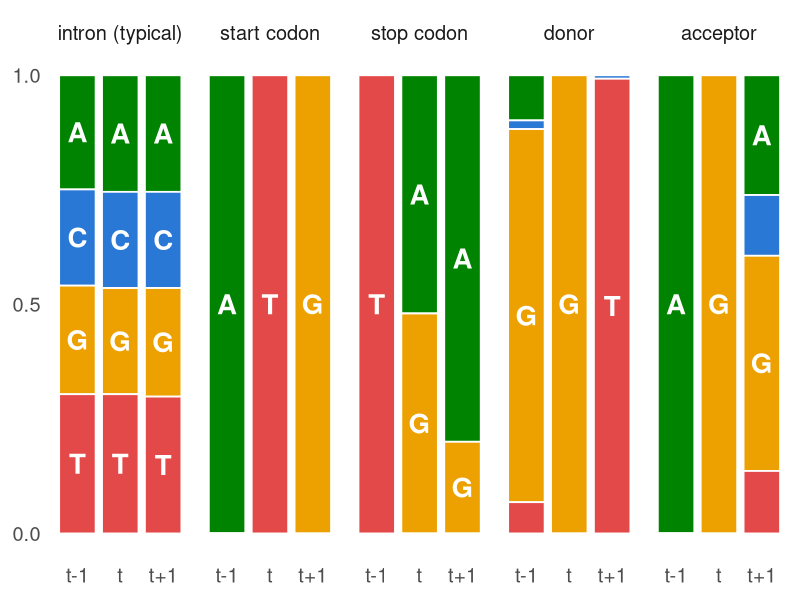
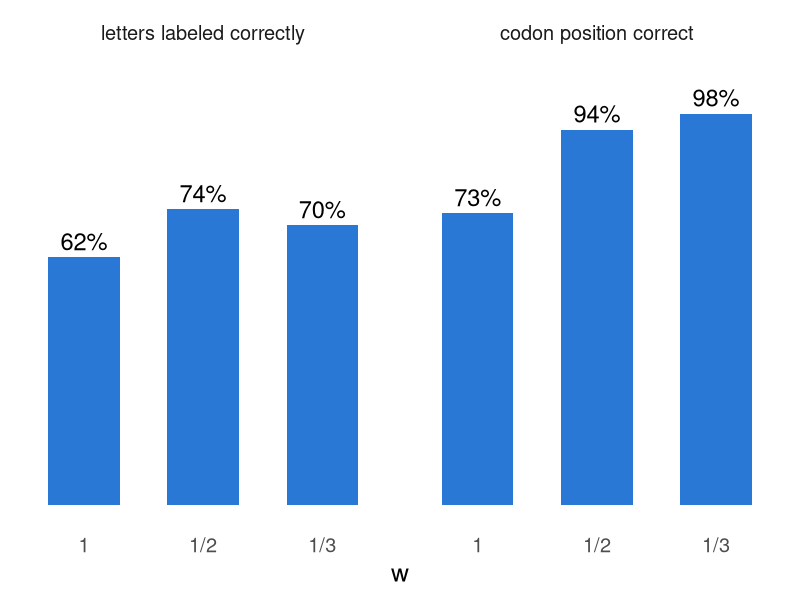
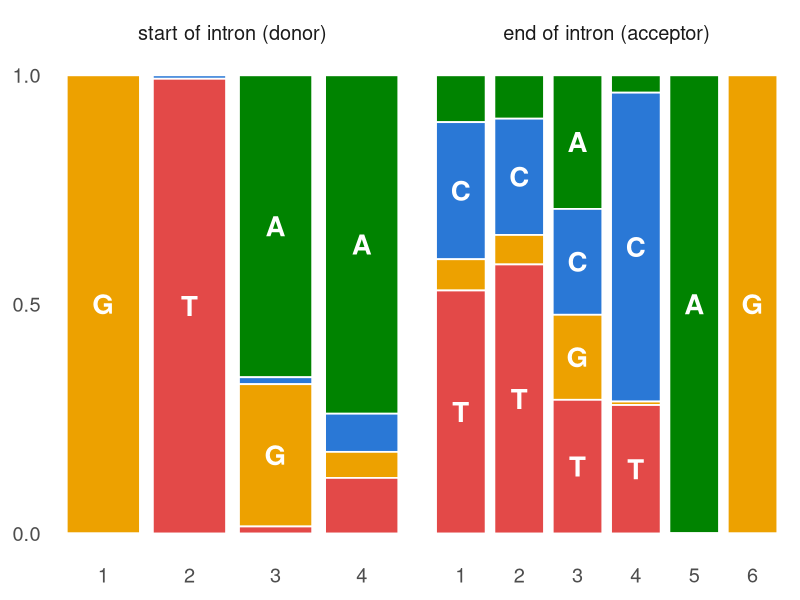
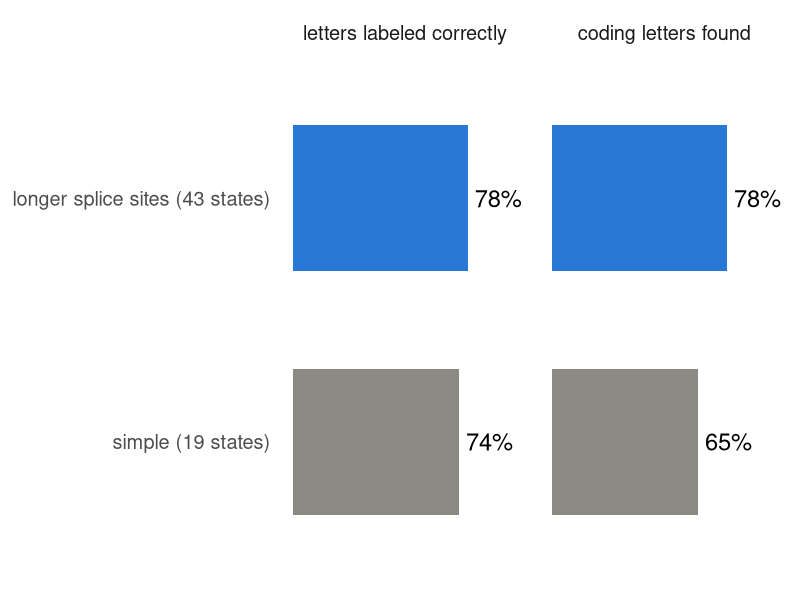

These charts were generated, in order, by the following R code:
## ---- chunk 1
library(ggplot2)
library(dplyr)
em <- read.csv("gene_finder_emissions.csv")
base_cols <- c(A = "#008300", C = "#2a78d6", G = "#eda100", T = "#e34948")
th <- theme_minimal(base_size = 18) +
  theme(panel.grid = element_blank(), legend.position = "none")

# fraction of each base at each position of the 3-mer, for a set of
# emission groups
base_composition <- function(model_name, groups, positions = 1:3) {
  em |>
    filter(model == model_name, group %in% groups) |>
    tidyr::crossing(position = positions) |>
    mutate(base = substr(kmer, position, position)) |>
    group_by(group, position, base) |>
    summarize(prob = sum(prob), .groups = "drop") |>
    mutate(group = factor(group, groups))
}

logo_bars <- function(d, x) {
  ggplot(d, aes({{ x }}, prob, fill = base)) +
    geom_col(width = .85, color = "white", linewidth = .6) +
    geom_text(aes(label = ifelse(prob > .15, base, "")),
              position = position_stack(vjust = .5),
              color = "white", size = 7, fontface = "bold") +
    scale_fill_manual(values = base_cols) +
    scale_y_continuous(breaks = c(0, .5, 1)) +
    labs(x = NULL, y = NULL) + th
}
## ---- chunk 2
groups <- c("intronic", "start2", "stop2", "donor_1", "acceptor_1")
d <- base_composition("simple", groups) |>
  mutate(group = factor(group, groups,
           c("intron (typical)", "start codon", "stop codon", "donor", "acceptor")),
         position = factor(position, 1:3, c("t-1", "t", "t+1")))
logo_bars(d, position) + facet_wrap(~group, nrow = 1)
## ---- chunk 3
acc <- data.frame(
  w = rep(c("1", "1/2", "1/3"), 2),
  what = rep(c("letters labeled correctly", "codon position correct"), each = 3),
  pct = c(62, 74, 70, 73, 94, 98))
acc$w <- factor(acc$w, c("1", "1/2", "1/3"))
acc$what <- factor(acc$what, unique(acc$what))
ggplot(acc, aes(w, pct)) +
  geom_col(width = .6, fill = "#2a78d6") +
  geom_text(aes(label = paste0(pct, "%")), vjust = -.4, size = 6) +
  facet_wrap(~what) + scale_y_continuous(limits = c(0, 108), breaks = NULL) +
  labs(x = "w", y = NULL) + th
## ---- chunk 4
donor <- paste0("donor_", 1:4)
acceptor <- paste0("acceptor_", 1:6)
d <- base_composition("advanced", c(donor, acceptor), positions = 2) |>
  mutate(site = ifelse(grepl("donor", group), "start of intron (donor)",
                       "end of intron (acceptor)"),
         site = factor(site, c("start of intron (donor)", "end of intron (acceptor)")))
logo_bars(d, group) + facet_wrap(~site, scales = "free_x") +
  scale_x_discrete(labels = function(x) sub(".*_", "", x))
## ---- chunk 5
res <- data.frame(
  model = rep(c("simple (19 states)", "longer splice sites (43 states)"), 2),
  what = rep(c("letters labeled correctly", "coding letters found"), each = 2),
  pct = c(74, 78, 65, 78))
res$model <- factor(res$model, unique(res$model))
res$what <- factor(res$what, unique(res$what))
ggplot(res, aes(pct, model, fill = model)) +
  geom_col(width = .6) +
  geom_text(aes(label = paste0(pct, "%")), hjust = -.15, size = 6) +
  scale_fill_manual(values = c("#8a8984", "#2a78d6")) +
  facet_wrap(~what) + scale_x_continuous(limits = c(0, 100), breaks = NULL) +
  labs(x = NULL, y = NULL) + th
